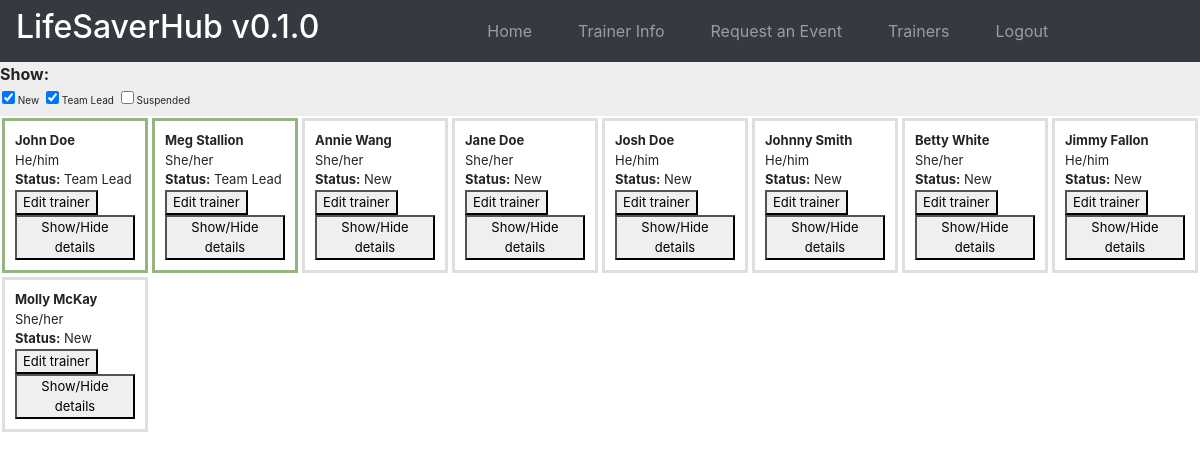
/trainer_info (signed in), run on an earlier commit of the app's database.
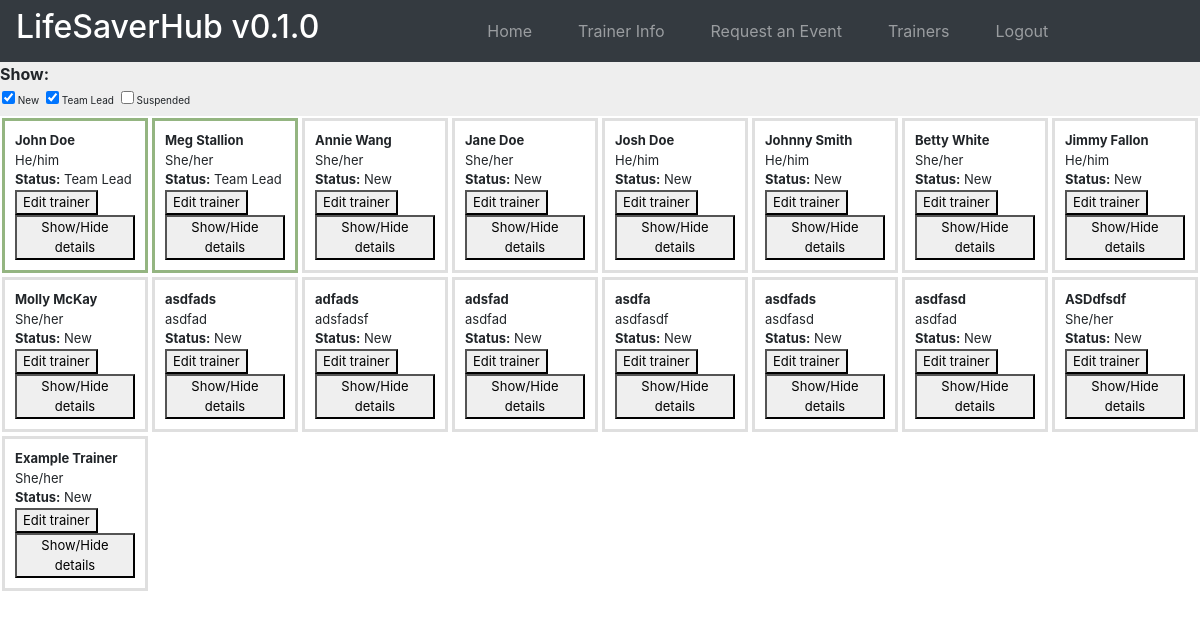
And on a later commit of the database.
### website/models.py (models this page shows)
class Trainer(db.Model):
    id = db.Column(db.Integer, primary_key=True)
    name = db.Column(db.String(50))
    nickname = db.Column(db.String(50))
    date_of_birth = db.Column(db.Date)
    pronouns = db.Column(db.String(50))
    race_ethnicity = db.Column(db.String(100))
    how_did_you_hear = db.Column(db.String(200))
    phone = db.Column(db.String(16))
    text_or_call = db.Column(db.String(16))
    email = db.Column(db.String(50))
    education = db.Column(db.String(100))
    lifesaver_skills = db.Column(db.String(500))
    relevant_exp = db.Column(db.String(500))
    heartsaver_interest = db.Column(db.String(4))
    gen_avail = db.Column(db.String(500))
    hrs_per_month = db.Column(db.Integer)
    languages = db.Column(db.String(50))
    other_info = db.Column(db.String(1500))
    documents = db.Column(db.String(256))
    status = db.Column(db.String(100))
    events = db.relationship('Assignment', secondary=assignment_trainer_association)
    admin_notes = db.Column(db.String(1500))

### website/views.py (the view)
@views.route('/trainer_info', methods=['GET', 'POST'])
@login_required
def trainer_info():
    trainers = Trainer.query.all()
    '''
    for trainer in trainers:
        if trainer.gen_avail:
            trainer.gen_avail.sort(key=lambda date: date.start_date)
    '''
    trainers_data = []
    for trainer in trainers:
        trainers_data.append(trainer.name)
    return render_template("trainer_info.html", user=current_user, trainers=trainers, trainers_data=trainers_data, trainer_colors=trainer_colors)

### website/__init__.py (called while the page is built)
def create_app():
    app = Flask(__name__)
    app.config['SECRET_KEY'] = 'hjshjhdjah kjshkjdhjs'
    app.config['SQLALCHEMY_DATABASE_URI'] = f'sqlite:///{DB_NAME}'
    path = os.getcwd()
    UPLOAD_FOLDER = os.path.join(path, 'doc_uploads')
    if not os.path.isdir(UPLOAD_FOLDER):
        os.mkdir(UPLOAD_FOLDER)
    app.config['UPLOAD_FOLDER'] = UPLOAD_FOLDER
    db.init_app(app)
    from .views import views
    from .auth import auth
    app.register_blueprint(views, url_prefix='/')
    app.register_blueprint(auth, url_prefix='/')
    from .models import User
    with app.app_context():
        db.create_all()
    login_manager = LoginManager()
    login_manager.login_view = 'auth.login'
    login_manager.init_app(app)
    @login_manager.user_loader
    def load_user(id):
        return User.query.get(int(id))
    return app

### website/templates/trainer_info.html (shortened to what this page needs)
{% extends "base.html" %} {% block title %}Home{% endblock %} {% block content
    %}
    <div class="trainer-info-container">
        <ul class="filterSection">
            <strong>Show:</strong>
            <li>
                <input checked="true" type="checkbox" value="New"/>
                <label>New</label>
            </li>
            <li>
                <input checked="true" type="checkbox" value="Team Lead"/>
                <label>Team Lead</label>
            </li>
            <li>
                <input type="checkbox" value="Suspended"/>
                <label>Suspended</label>
            </li>
        </ul>
        <ul class="list-group list-group-flush" id="trainerInfoFilter">
          {% for trainer in trainers %}
          <li
            id="trainer_{{trainer.id}}"
            data-type="{{trainer.status}}"
            class="list-group-item {% if trainer.status == 'Suspended' %} hideItem {% endif %}"
            style="display: inline-block; border-width: 3px;"
          >
          <strong>{{trainer.nickname}}</strong><br>
          {{trainer.pronouns}}
          <div class="update-status"><strong>Status:</strong> {{trainer.status}} <br>
            <button id="{{trainer.name}}"class="update-trainer-option" onClick="showOrHideDropdown(this.id,'update_div')">Edit trainer</button></div>
          <div class="trainer-details">
            <button id="details_{{trainer.id}}"class="show-trainer-details" onClick="showOrHideDropdown(this.id,'trainer')">Show/Hide details</button>
          </div>
          </li>
          {% endfor %}
        </ul>
      </div>
{% endblock %}>

### website/templates/base.html (shortened to what this page needs)
<!DOCTYPE html>
<html>
  <head>
    <link
      rel="stylesheet"
      href="https://stackpath.bootstrapcdn.com/bootstrap/4.4.1/css/bootstrap.min.css"
    />
    <link
      rel="stylesheet"
      href="https://stackpath.bootstrapcdn.com/font-awesome/4.7.0/css/font-awesome.min.css"
    />
    <link rel="stylesheet" type="text/css" href="{{url_prefix}}/static/styles/web.css">
  </head>
  <body>
    <nav class="navbar navbar-expand-lg navbar-dark bg-dark">
      <div class="collapse navbar-collapse" id="navbar">
        <h2 class="logo">LifeSaverHub v0.1.0</h2>
        <div class="navbar-nav">
          {% if user.is_authenticated %}
          <a class="nav-item nav-link" id="home" href="/">Home</a>
          <a class="nav-item nav-link" id="trainer_info" href="/trainer_info">Trainer Info</a>
          <a class="nav-item nav-link" id="trainee" href="/trainee">Request an Event</a>
          <a class="nav-item nav-link" id="trainer" href="/trainer">Trainers</a>
          <a class="nav-item nav-link" id="logout" href="/logout">Logout</a>
          {% else %}
          <a class="nav-item nav-link" id="login" href="/login">Login</a>
          <a class="nav-item nav-link" id="signUp" href="/sign-up">Sign Up</a>
          {% endif %}
        </div>
      </div>
    </nav>
    <div class="container">{% block content %} {% endblock %}</div>
  </body>
</html>

### website/static/styles/web.css (style rules this page uses)
.logo { color: white; display: inline-block; margin-right: 5em; }
.navbar-nav a { margin-right: 30px; }
.container { padding: 0px !important; box-sizing: border-box !important; width: 100% !important; justify-content: center !important; align-items: center !important; max-width: none !important; }
.trainer-info-container { box-sizing: border-box !important; width: 100% !important; justify-content: center !important; align-items: center !important; max-width: none !important; }
.list-group-item { margin: 2px !important; padding: 10px !important; font-size: small; }
#trainerInfoFilter { display: grid; grid-template-columns: repeat(8, 1fr); grid-gap: 0px; }
body { margin: 0; justify-content: center; align-items: center; }
.filterSection li { list-style: none; margin: 0px; padding: 2px; font-size:10px; display: inline; }
.filterSection { margin: 0px; padding: 0px; background-color: #EEEEEE; }
input { border: 1px solid transparent; background-color: #f1f1f1; padding: 10px; font-size: 16px; }

What changed in the data, as far as the page shows it:
added Trainer: nickname "asdfads", pronouns "asdfad", status "New"
added Trainer: nickname "adfads", pronouns "adsfadsf", status "New"
added Trainer: nickname "adsfad", pronouns "asdfad", status "New"
added Trainer: nickname "asdfa", pronouns "asdfasdf", status "New"
added Trainer: nickname "asdfads", pronouns "asdfasd", status "New"
added Trainer: nickname "asdfasd", pronouns "asdfad", status "New"
added Trainer: nickname "ASDdfsdf", pronouns "She/her", status "New"
added Trainer: nickname "Example Trainer", pronouns "She/her", status "New"
